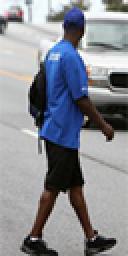
#> input picture pd4.jpg, 64 x 128 px (shown 2 times larger)
$ python HOG_METHOD.py   (older library calls are emulated)
#> lines starting #> are read from the running program, lines starting #| are printed output that depends on the picture
import math

import cv2
import numpy as np

# Python gradient calculation

# Read image
im = cv2.imread('pd4.jpg')
#> im is the input picture: shape (128, 64, 3); mean B, G, R 145.9, 138.7, 135.8

# Tranform image from RGB to GRAY
image = cv2.cvtColor(im, cv2.COLOR_BGR2GRAY)
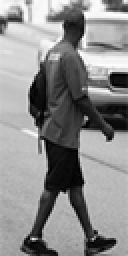
#> image: shape (128, 64) (shown 2 times larger); min 0, max 255, mean 138.6

# Image To Matrix
img = np.array(image)


# (optional) global image normalisation

def gamma_correction(Image, gamma):
    for i in range(Image.shape[0]):
        for j in range(Image.shape[1]):
            Image[i, j] = ((Image[i, j] / 255) ** gamma) * 255
    return Image


# img = img /255
# img = np.float32(image) / 255.0

# Calculate the gradient image in x and y
# I used Sobel operator in OpenCV with kernel size 1.

gx = cv2.Sobel(img, cv2.CV_32F, 1, 0, ksize=1)
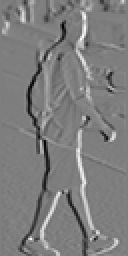
#> gx: shape (128, 64) float32 (shown 2 times larger); min -228, max 231, mean -1.1; drawn with min black and max white
gy = cv2.Sobel(img, cv2.CV_32F, 0, 1, ksize=1)
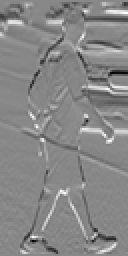
#> gy: shape (128, 64) float32 (shown 2 times larger); min -233, max 203, mean -1.3; drawn with min black and max white

# Next, we will find the magnitude and direction of gradient

# Python Calculate gradient magnitude and direction ( in degrees )

magnitude = np.sqrt(gx ** 2.0 + gy ** 2.0)
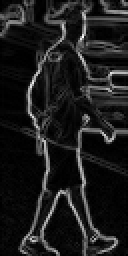
#> magnitude: shape (128, 64) float32 (shown 2 times larger); min 0, max 296.6, mean 33.3; drawn with min black and max white
direction = np.arctan2(gy, gx) * (180 / np.pi)
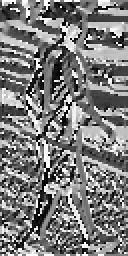
#> direction: shape (128, 64) float32 (shown 2 times larger); min -179.7, max 180, mean -4.1; drawn with min black and max white
# mag, angle = cv2.cartToPolar(gx, gy, angleInDegrees=True)

# Define the cell size
windowsize_r = 8
windowsize_c = 8

#Function for calculate histogram for 9 bins with angles ( 0 20 40 60 80 100 120 140 160 )
def calculate_histogram(magCell, dirCell):
    bins_range = (0, 180)
    bins = 9
    hist,_ = np.histogram(magCell, bins=bins, range=bins_range, weights=dirCell)

    return hist

# Function for concatenate values of each histogram cell in histogram block of cells (16*16)
def Concatenate_Hist(block, hist):
    for i in range(len(hist)):
        block.append(hist[i])

#Function for histogram Normalisation
def histogramBlock_Normalisation(hist):
    sum = 0
    hist_norm = []
    for i in range(36):
        sum += hist[i] ** 2
    for i in range(36):
        hist_norm.append(hist[i] / math.sqtr(sum))
    return hist_norm


# Crop out the window and calculate the histogram

cellSize_r = 8
cellSize_c = 8
BlockHist = []
AllBlocks = []

Height = int((img.shape[0]/cellSize_r) - 1)
#> Height = 15
Width  = int((img.shape[1]/cellSize_r) - 1)
#> Width = 7

print('H= ',Height)
#| H=  15
print('W = ',Width)
#| W =  7
k = 0
i = 0
# Crop And create block of 16*16 (4 cells) and calculate histogram for each block
for r in range(0, img.shape[0], cellSize_r):
    j = 0
    if i < Height:
        for x in range(7):
            histTemp = []
            AllBlocks.append(histTemp)
    for c in range(0, img.shape[1], cellSize_c):
        cell = img[r:r + cellSize_r, c:c + cellSize_c]
        cellmagnitude = magnitude[r:r + cellSize_r, c:c + cellSize_c]
        celldirection = direction[r:r + cellSize_r, c:c + cellSize_c]
        histTemp = calculate_histogram(cellmagnitude,celldirection)
        #print(len(histTemp))

        if i == 0 :
            if (j==0):
                Concatenate_Hist(AllBlocks[k],histTemp)
                #AllBlocks[k].append(histTemp)
            elif j == Width:
                k1 = k - 1
                Concatenate_Hist(AllBlocks[k1], histTemp)

            else :
                Concatenate_Hist(AllBlocks[k], histTemp)
                Concatenate_Hist(AllBlocks[k-1], histTemp)

        if i > 0 and i < Height:
            if j == 0:
                Concatenate_Hist(AllBlocks[k], histTemp)
                Concatenate_Hist(AllBlocks[k - Width], histTemp)

            elif j == Width:
                k1 = k - 1
                Concatenate_Hist(AllBlocks[k1], histTemp)
                Concatenate_Hist(AllBlocks[k1-j], histTemp)
            else:
                Concatenate_Hist(AllBlocks[k], histTemp)
                Concatenate_Hist(AllBlocks[k-1], histTemp)
                Concatenate_Hist(AllBlocks[k-Width], histTemp)
                Concatenate_Hist(AllBlocks[k-Width-1], histTemp)

        if i == Height:
            if (j==0):
                k = k - (Width)
                Concatenate_Hist(AllBlocks[k], histTemp)

            elif j == Width:
                Concatenate_Hist(AllBlocks[k-1], histTemp)

            else :
                Concatenate_Hist(AllBlocks[k], histTemp)
                Concatenate_Hist(AllBlocks[k-1], histTemp)

        if k < len(AllBlocks):
            k += 1

        j += 1


    i += 1
#> after the loop, AllBlocks = 105 items; i = 16; k = 105


#if you want know the length oh the Histogram that contain all blocks then execute the next print
#print(len(AllBlocks[0]))

# the last step is creating the hog feature vector that contain all histogram values ( 3780 values )
hog_Feature_Vector = []

for i in range(len(AllBlocks)):
    for j in range (len(AllBlocks[i])):
        hog_Feature_Vector.append(AllBlocks[i][j])
#> this loop made 105 passes
#> after the loop, hog_Feature_Vector = 3780 values, max 2624.7 at index 243, min -2804.6 at index 856, mean -34.68


print(len(hog_Feature_Vector))
#| 3780
#print(hog_Feature_Vector)

# cv2.imwrite('Results.jpg', magnitude*255)
